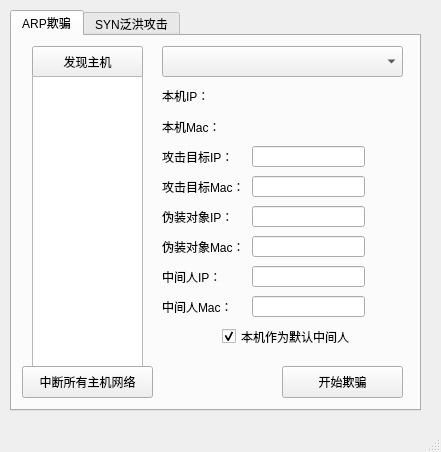
<?xml version="1.0" encoding="UTF-8"?>
<ui version="4.0">
    <class>main_window</class>
    <widget class="QMainWindow" name="main_window">
  <property name="geometry">
   <rect>
    <x>0</x>
    <y>0</y>
    <width>441</width>
    <height>452</height>
   </rect>
  </property>
  <property name="sizePolicy">
   <sizepolicy hsizetype="Preferred" vsizetype="Preferred">
    <horstretch>0</horstretch>
    <verstretch>0</verstretch>
   </sizepolicy>
  </property>
  <property name="cursor">
   <cursorShape>ArrowCursor</cursorShape>
  </property>
  <property name="windowTitle">
   <string>攻击</string>
  </property>
  <widget class="QWidget" name="centralwidget">
      <widget class="QTabWidget" name="switch_function">
    <property name="geometry">
     <rect>
      <x>10</x>
      <y>10</y>
      <width>411</width>
      <height>401</height>
     </rect>
    </property>
    <property name="currentIndex">
        <number>0</number>
    </property>
          <widget class="QWidget" name="arp_attack">
     <attribute name="title">
      <string>ARP欺骗</string>
     </attribute>
              <widget class="QPushButton" name="button_find_host">
      <property name="geometry">
       <rect>
        <x>20</x>
        <y>10</y>
        <width>111</width>
        <height>32</height>
       </rect>
      </property>
      <property name="text">
       <string>发现主机</string>
      </property>
     </widget>
              <widget class="QListWidget" name="host_list">
      <property name="geometry">
       <rect>
        <x>20</x>
        <y>40</y>
        <width>111</width>
        <height>291</height>
       </rect>
      </property>
     </widget>
              <widget class="QLineEdit" name="target_ip">
      <property name="geometry">
       <rect>
        <x>240</x>
        <y>110</y>
        <width>113</width>
        <height>21</height>
       </rect>
      </property>
     </widget>
              <widget class="QLineEdit" name="target_mac">
      <property name="geometry">
       <rect>
        <x>240</x>
        <y>140</y>
        <width>113</width>
        <height>21</height>
       </rect>
      </property>
     </widget>
              <widget class="QLineEdit" name="pose_ip">
      <property name="geometry">
       <rect>
        <x>240</x>
        <y>170</y>
        <width>113</width>
        <height>21</height>
       </rect>
      </property>
     </widget>
              <widget class="QLineEdit" name="pose_mac">
      <property name="geometry">
       <rect>
        <x>240</x>
        <y>200</y>
        <width>113</width>
        <height>21</height>
       </rect>
      </property>
     </widget>
              <widget class="QPushButton" name="button_interrupt_all">
      <property name="geometry">
       <rect>
        <x>10</x>
        <y>330</y>
        <width>131</width>
        <height>32</height>
       </rect>
      </property>
      <property name="text">
       <string>中断所有主机网络</string>
      </property>
     </widget>
              <widget class="QLabel" name="label_native_ip">
      <property name="geometry">
       <rect>
        <x>150</x>
        <y>49</y>
        <width>60</width>
        <height>21</height>
       </rect>
      </property>
      <property name="text">
       <string>本机IP：</string>
      </property>
     </widget>
              <widget class="QLabel" name="native_ip">
      <property name="geometry">
       <rect>
        <x>240</x>
        <y>50</y>
        <width>111</width>
        <height>21</height>
       </rect>
      </property>
      <property name="text">
          <string/>
      </property>
     </widget>
              <widget class="QLabel" name="label_native_mac">
      <property name="geometry">
       <rect>
        <x>150</x>
        <y>80</y>
        <width>60</width>
        <height>21</height>
       </rect>
      </property>
      <property name="text">
       <string>本机Mac：</string>
      </property>
     </widget>
              <widget class="QLabel" name="native_mac">
      <property name="geometry">
       <rect>
        <x>240</x>
        <y>80</y>
        <width>111</width>
        <height>21</height>
       </rect>
      </property>
      <property name="text">
          <string/>
      </property>
     </widget>
              <widget class="QLabel" name="label_target_ip">
      <property name="geometry">
       <rect>
        <x>150</x>
        <y>110</y>
        <width>71</width>
        <height>21</height>
       </rect>
      </property>
      <property name="text">
       <string>攻击目标IP：</string>
      </property>
     </widget>
              <widget class="QLabel" name="label_target_mac">
      <property name="geometry">
       <rect>
        <x>150</x>
        <y>140</y>
        <width>91</width>
        <height>21</height>
       </rect>
      </property>
      <property name="text">
       <string>攻击目标Mac：</string>
      </property>
     </widget>
              <widget class="QLabel" name="label_pose_ip">
      <property name="geometry">
       <rect>
        <x>150</x>
           <y>170</y>
        <width>71</width>
        <height>21</height>
       </rect>
      </property>
      <property name="text">
       <string>伪装对象IP：</string>
      </property>
     </widget>
              <widget class="QLabel" name="label_pose_mac">
      <property name="geometry">
       <rect>
        <x>150</x>
        <y>200</y>
        <width>91</width>
        <height>21</height>
       </rect>
      </property>
      <property name="text">
       <string>伪装对象Mac：</string>
      </property>
     </widget>
              <widget class="QPushButton" name="button_start_end">
      <property name="geometry">
       <rect>
        <x>270</x>
        <y>330</y>
        <width>121</width>
        <height>32</height>
       </rect>
      </property>
      <property name="text">
       <string>开始欺骗</string>
      </property>
     </widget>
              <widget class="QLineEdit" name="mid_man_ip">
      <property name="geometry">
       <rect>
        <x>240</x>
        <y>230</y>
        <width>113</width>
        <height>21</height>
       </rect>
      </property>
      <property name="readOnly">
       <bool>true</bool>
      </property>
      <property name="clearButtonEnabled">
       <bool>false</bool>
      </property>
     </widget>
              <widget class="QLineEdit" name="mid_man_mac">
      <property name="geometry">
       <rect>
        <x>240</x>
        <y>260</y>
        <width>113</width>
        <height>21</height>
       </rect>
      </property>
      <property name="readOnly">
       <bool>true</bool>
      </property>
     </widget>
              <widget class="QLabel" name="label_mid_man_ip">
      <property name="geometry">
       <rect>
        <x>150</x>
        <y>230</y>
        <width>60</width>
        <height>21</height>
       </rect>
      </property>
      <property name="text">
       <string>中间人IP：</string>
      </property>
     </widget>
              <widget class="QLabel" name="label_mid_man_mac">
      <property name="geometry">
       <rect>
        <x>150</x>
        <y>260</y>
        <width>81</width>
        <height>21</height>
       </rect>
      </property>
      <property name="text">
       <string>中间人Mac：</string>
      </property>
     </widget>
              <widget class="QCheckBox" name="default_mid_man">
      <property name="geometry">
       <rect>
        <x>210</x>
        <y>290</y>
        <width>141</width>
        <height>21</height>
       </rect>
      </property>
      <property name="text">
       <string>本机作为默认中间人</string>
      </property>
      <property name="checked">
       <bool>true</bool>
      </property>
     </widget>
              <widget class="QComboBox" name="spoof_pattern">
                  <property name="geometry">
                      <rect>
                          <x>150</x>
                          <y>10</y>
                          <width>241</width>
                          <height>31</height>
                      </rect>
                  </property>
              </widget>
    </widget>
          <widget class="QWidget" name="syn_flood_attack">
     <attribute name="title">
      <string>SYN泛洪攻击</string>
     </attribute>
              <widget class="QLabel" name="label_target_ip_2">
      <property name="geometry">
       <rect>
           <x>90</x>
           <y>50</y>
        <width>60</width>
        <height>21</height>
       </rect>
      </property>
      <property name="text">
       <string>目标IP：</string>
      </property>
     </widget>
              <widget class="QLabel" name="label_target_port">
      <property name="geometry">
       <rect>
           <x>90</x>
           <y>130</y>
        <width>60</width>
        <height>21</height>
       </rect>
      </property>
      <property name="text">
       <string>端口：</string>
      </property>
     </widget>
              <widget class="QLineEdit" name="target_ip_2">
      <property name="geometry">
       <rect>
           <x>210</x>
           <y>50</y>
           <width>111</width>
        <height>21</height>
       </rect>
      </property>
     </widget>
              <widget class="QLineEdit" name="target_port">
      <property name="geometry">
       <rect>
           <x>210</x>
           <y>130</y>
        <width>113</width>
        <height>21</height>
       </rect>
      </property>
     </widget>
              <widget class="QLabel" name="label_threads">
      <property name="geometry">
       <rect>
           <x>90</x>
           <y>210</y>
        <width>60</width>
        <height>21</height>
       </rect>
      </property>
      <property name="text">
       <string>线程数：</string>
      </property>
     </widget>
              <widget class="QComboBox" name="threads">
      <property name="geometry">
       <rect>
           <x>210</x>
           <y>210</y>
           <width>111</width>
        <height>26</height>
       </rect>
      </property>
              </widget>
              <widget class="QPushButton" name="button_start_end_2">
                  <property name="geometry">
                      <rect>
                          <x>230</x>
                          <y>290</y>
                          <width>113</width>
                          <height>21</height>
                      </rect>
                  </property>
                  <property name="text">
                      <string>开始攻击</string>
                  </property>
              </widget>
              <widget class="QLabel" name="label_logic_cpu_count">
                  <property name="geometry">
                      <rect>
                          <x>70</x>
                          <y>290</y>
                          <width>91</width>
                          <height>21</height>
                      </rect>
                  </property>
                  <property name="text">
                      <string>逻辑CPU个数：</string>
                  </property>
              </widget>
              <widget class="QLabel" name="packet_count">
                  <property name="geometry">
                      <rect>
                          <x>230</x>
                          <y>330</y>
                          <width>111</width>
                          <height>21</height>
                      </rect>
                  </property>
                  <property name="text">
                      <string/>
                  </property>
              </widget>
              <widget class="QLabel" name="logic_cpu_count">
                  <property name="geometry">
                      <rect>
                          <x>160</x>
                          <y>290</y>
                          <width>51</width>
                          <height>21</height>
                      </rect>
                  </property>
                  <property name="text">
                      <string/>
                  </property>
              </widget>
    </widget>
   </widget>
  </widget>
  <widget class="QStatusBar" name="statusbar"/>
 </widget>
 <resources/>
 <connections/>
</ui>
